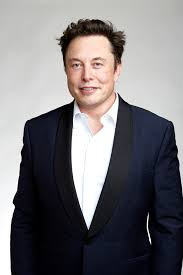
#> input picture download.jpg, 183 x 275 px
$ python Main.py
#> lines starting #> are read from the running program, lines starting #| are printed output that depends on the picture; after the words box and inside, x2 and y2 are one past the last pixel; in counts of white or black regions, pixels touching at a corner belong together
import cv2
import os

image_path = 'download.jpg'
face_haar_cascade = cv2.CascadeClassifier('haarcascade_frontalface_default.xml')
image = cv2.imread(image_path)
#> image is the input picture: shape (275, 183, 3); mean B, G, R 119.2, 116.1, 118.6
gray = cv2.cvtColor(image, cv2.COLOR_BGR2GRAY)
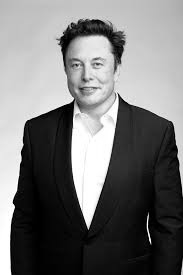
#> gray: shape (275, 183); min 0, max 255, mean 117.2
#cv2.imshow("Gray", "gray")
#cv2.waitKey()

Faces = face_haar_cascade.detectMultiScale(gray, 1.1 , 4)
#> Faces = [[56, 39, 65, 65]]

filename = os.path.basename(image_path)

for (x, y, w, h) in Faces:
    cv2.rectangle(image, (x, y), (x + w, y + h), (0, 255, 0), 5)
#> this loop made 1 pass
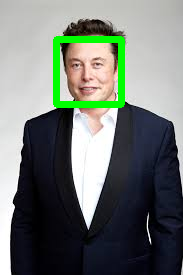
#> image: shape (275, 183, 3); 3.58% of pixels changed, all inside (x1, y1, x2, y2) = (53, 36, 125, 108)


cv2.imshow("Faces", image)
cv2.waitKey(0)
cv2.destroyAllWindows()
